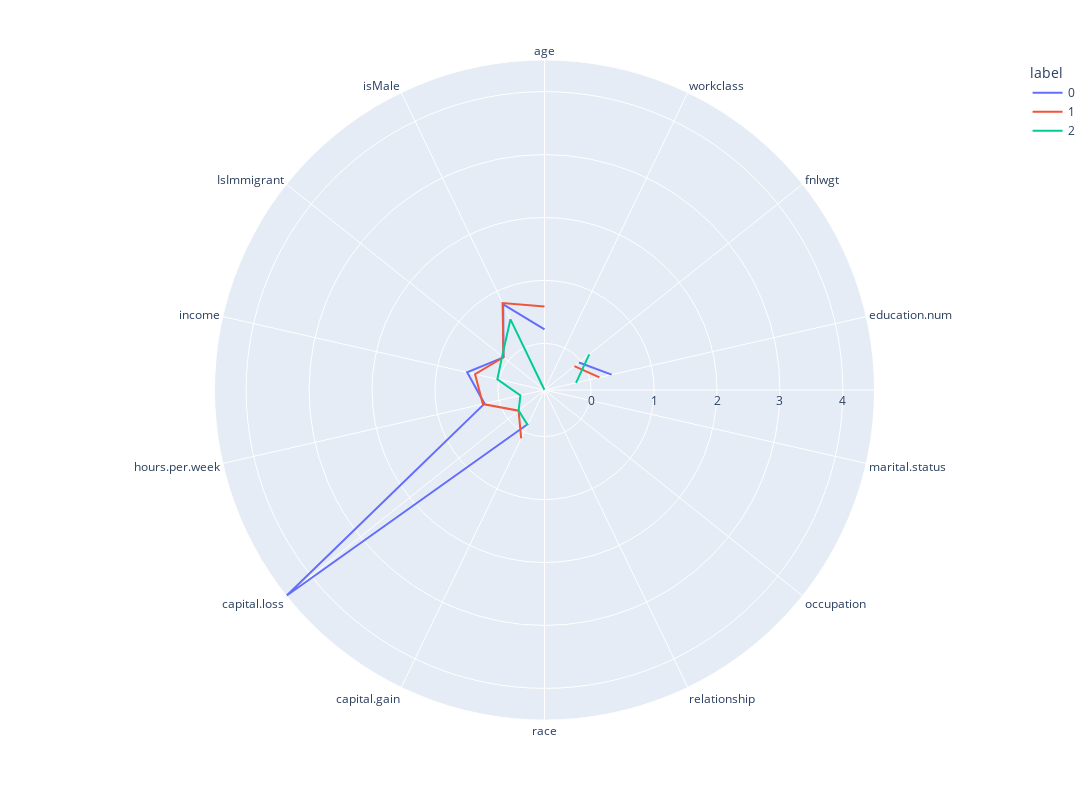

Notebook cell for this chart:
### Code cell
import plotly.graph_objects as go
import plotly.express as px

#Drop KNN label for plotting
df=df.drop("KNNlabels", axis=1)

plt.figure(figsize=(25,26))

kmeans = KMeans(
        n_clusters=3, init="k-means++",
        n_init=10,
        tol=1e-04, random_state=42
    )
kmeans.fit(X)
clusters=pd.DataFrame(X,columns=df.columns)
clusters['label']=kmeans.labels_
polar=clusters.groupby("label").mean().reset_index()
polar=pd.melt(polar,id_vars=["label"])
px.line_polar(polar, r="value", theta="variable", color="label", line_close=True,height=800,width=1400)
# fig.show()

### Figure 1 — Plotly figure (JSON) as saved in the notebook; plotly's stock layout.template omitted (floating-point values rounded to 4 significant figures)
{"data": [{"hovertemplate": "label=0<br>value=%{r}<br>variable=%{theta}<extra></extra>", "legendgroup": "0", "line": {"color": "#636efa", "dash": "solid"}, "marker": {"symbol": "circle"}, "mode": "lines", "name": "0", "r": [0.2238, null, -0.04006, 0.3529, null, null, null, null, -0.1459, 4.503, 0.2365, 0.5195, 0.09232, 0.7695, 0.2238], "showlegend": true, "subplot": "polar", "theta": ["age", "workclass", "fnlwgt", "education.num", "marital.status", "occupation", "relationship", "race", "capital.gain", "capital.loss", "hours.per.week", "income", "IsImmigrant", "isMale", "age"], "type": "scatterpolar"}, {"hovertemplate": "label=1<br>value=%{r}<br>variable=%{theta}<extra></extra>", "legendgroup": "1", "line": {"color": "#EF553B", "dash": "solid"}, "marker": {"symbol": "circle"}, "mode": "lines", "name": "1", "r": [0.5848, null, -0.1338, 0.1549, null, null, null, null, 0.1135, -0.2149, 0.2634, 0.3906, 0.09287, 0.7938, 0.5848], "showlegend": true, "subplot": "polar", "theta": ["age", "workclass", "fnlwgt", "education.num", "marital.status", "occupation", "relationship", "race", "capital.gain", "capital.loss", "hours.per.week", "income", "IsImmigrant", "isMale", "age"], "type": "scatterpolar"}, {"hovertemplate": "label=2<br>value=%{r}<br>variable=%{theta}<extra></extra>", "legendgroup": "2", "line": {"color": "#00cc96", "dash": "solid"}, "marker": {"symbol": "circle"}, "mode": "lines", "name": "2", "r": [-0.7412, null, 0.1684, -0.2275, null, null, null, null, -0.1237, -0.2151, -0.3483, 0.02737, 0.1192, 0.5057, -0.7412], "showlegend": true, "subplot": "polar", "theta": ["age", "workclass", "fnlwgt", "education.num", "marital.status", "occupation", "relationship", "race", "capital.gain", "capital.loss", "hours.per.week", "income", "IsImmigrant", "isMale", "age"], "type": "scatterpolar"}], "layout": {"height": 800, "legend": {"title": {"text": "label"}, "tracegroupgap": 0}, "margin": {"t": 60}, "polar": {"angularaxis": {"direction": "clockwise", "rotation": 90}, "domain": {"x": [0, 1], "y": [0, 1]}}, "width": 1400}}
